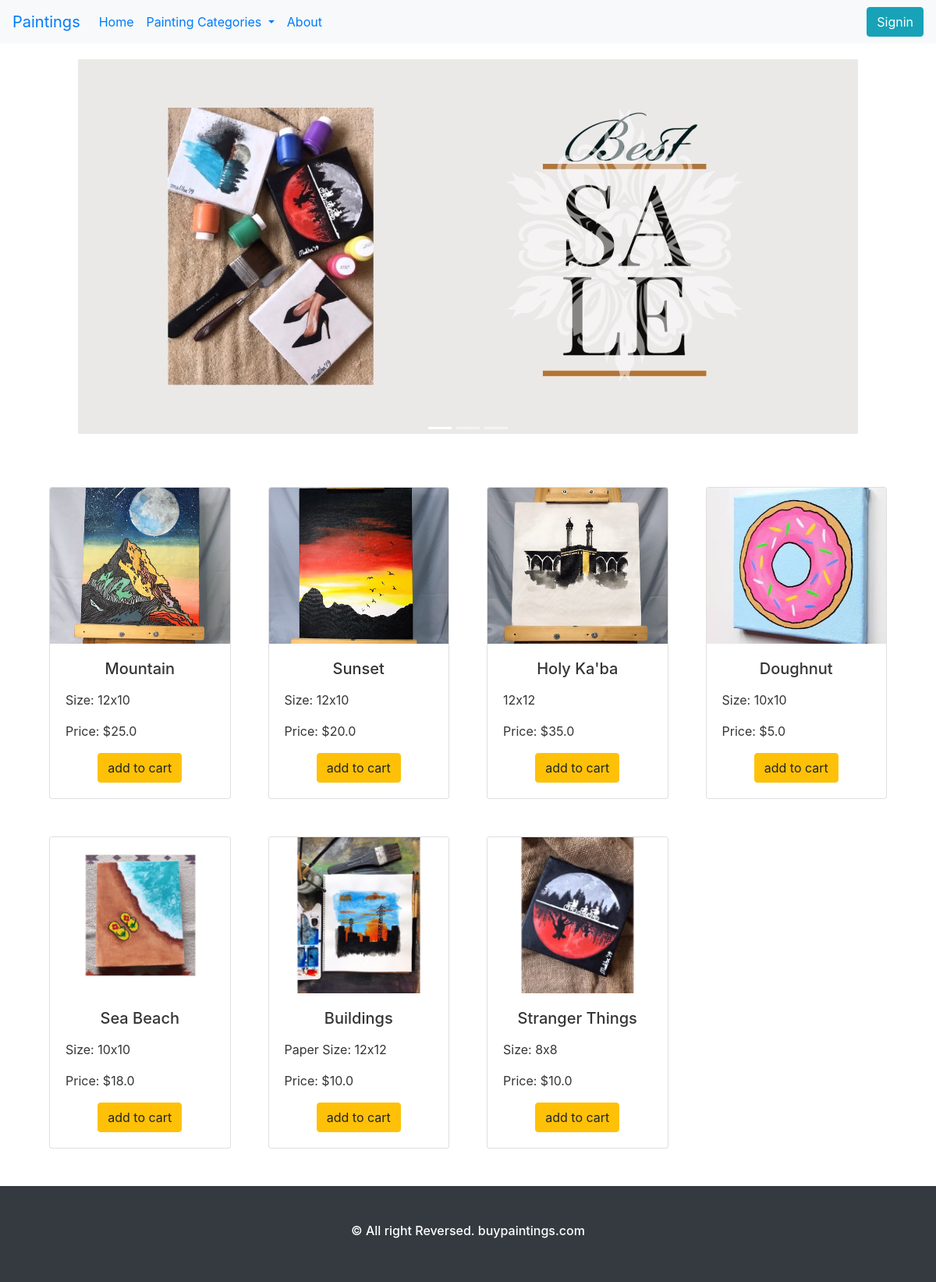
The page / on the database its author committed.
### product/models.py (models this page shows, shortened)
class Product(models.Model):
    title = models.CharField(max_length=100, null=True)
    description = models.CharField(max_length=1000, null=True)
    product_image = models.ImageField(default="product.jpg", null=True)
    category = models.ForeignKey(Category, null=True, on_delete=models.CASCADE)
    price = models.FloatField('Price : $', null=True)
    date_created = models.DateTimeField(auto_now_add=True, null=True)

### home/views.py (the view)
# urls.py: path('', homeView, name='home'),
def homeView(request):
    product = Product.objects.all()
    return render(request, 'index.html', {'product': product})

### home/templates/index.html (shortened to what this page needs)
{% extends "base.html" %}
{%block content%}
{% load static %}
<div
id="carouselExampleIndicators"
class="carousel slide"
data-ride="carousel"
>
<ol class="carousel-indicators">
  <li
    data-target="#carouselExampleIndicators"
    data-slide-to="0"
    class="active"
  ></li>
  <li data-target="#carouselExampleIndicators" data-slide-to="1"></li>
  <li data-target="#carouselExampleIndicators" data-slide-to="2"></li>
</ol>
<div class="carousel-inner" role="listbox">
  <div class="carousel-item active">
    <img
      class="d-block w-100"
      src="{% static 'images/slide.jpg'%}"
      alt="First slide"
    />
  </div>
</div>
<a
  class="carousel-control-prev"
  href="#carouselExampleIndicators"
  role="button"
  data-slide="prev"
>
  <span class="carousel-control-prev-icon" aria-hidden="true"></span>
</a>
<a
  class="carousel-control-next"
  href="#carouselExampleIndicators"
  role="button"
  data-slide="next"
>
  <span class="carousel-control-next-icon" aria-hidden="true"></span>
</a>
</div>
<div class="container p-4">
  <div class="row row-cols-4">
    {% for i in product %}
    <div class="col p-4">
      <div class="card">
        <img src="{{ i.product_image.url }}" style="object-fit: cover;width: 100%;height: 200px;" class="card-img-top" alt="loading...">
        <div class="card-body">
          <h5 class="card-title text-center">{{i.title}}</h5>
          <p class="text-secondary"></p>{{i.description}}</p>
          <p class="text-secondary"></p>Price: ${{i.price}}</p>
          <div class="text-center">
            <a href="{% url 'cart' i.id %}" type="button" class="btn btn-warning">add to cart</a>
          </div>
        </div>
      </div>
    </div>
    {% endfor %}
  </div>
</div>
{%endblock content%}

### static/css/style.css (style rules this page uses)
* { padding: 0%; margin: 0%; scroll-behavior: smooth; color: #353535; }
.carousel-item img { padding: 20px 100px; width: 1000; height: 520px; object-fit: cover; }

### rows shown on the page
Product: product_image (picture), title "Mountain", description "Size: 12x10", price "25.0"
Product: product_image (picture), title "Sunset", description "Size: 12x10", price "20.0"
Product: product_image (picture), title "Holy Ka'ba", description "12x12", price "35.0"
Product: product_image (picture), title "Doughnut", description "Size: 10x10", price "5.0"
Product: product_image (picture), title "Sea Beach", description "Size: 10x10", price "18.0"
Product: product_image (picture), title "Buildings", description "Paper Size: 12x12", price "10.0"
Product: product_image (picture), title "Stranger Things", description "Size: 8x8", price "10.0"
